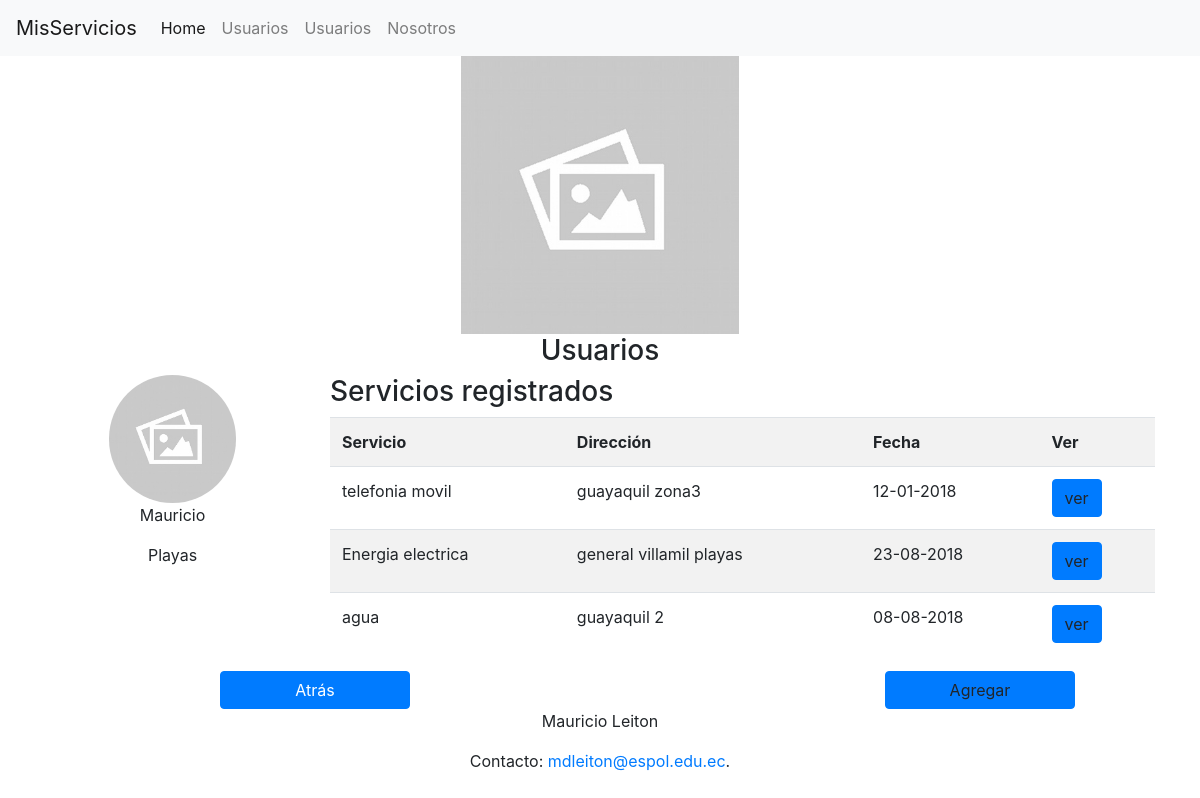
The page /usuariodetalles/1 on the database its author committed.
### MisServicios/models.py (models this page shows, shortened)
class Usuario(models.Model):
    nombre = models.CharField(max_length=35)
    ciudad = models.CharField(max_length=75)

class ServicioUsuario(models.Model):
    usuario = models.ForeignKey('Usuario',related_name="servicios", on_delete=models.CASCADE)
    servicio = models.ForeignKey('Servicio',related_name="usuarios", on_delete=models.CASCADE)
    fecha = models.DateField()
    totalFactura  = models.FloatField(null=True)
    direccion = models.CharField(max_length=100)

class Servicio(models.Model):
    id = models.AutoField(primary_key=True)
    nombre = models.CharField(max_length=15)
    descripcion = models.CharField(max_length=35)

### MisServicios/views.py (the view)
# urls.py: re_path('usuariodetalles/(?P<id>\d+)$', views.servicios_prestados),
def servicios_prestados(request, id):
    usuario = get_object_or_404(Usuario, pk=id)
    return render(request,'MisServicios/serviciosPrestados.html',{"id":id,"usuario":usuario})

### MisServicios/templates/MisServicios/serviciosPrestados.html (shortened to what this page needs)
{% extends "MisServicios/base.html" %}
{% load static %}
{% block content %}
  <div class="col-md-3 text-center">
    <img class="rounded-circle img-circle" src="{% static 'img/img.jpg' %}" width="50%" >
    <p class="text-center">{{ usuario.nombre }}</p>
    <p class="text-center">{{ usuario.ciudad }}</p>
  </div>
  <div class="col-md-9">
    <h3>Servicios registrados</h3>
    <table class="table table-striped">
      <tr>
        <th>Servicio</th>
        <th>Dirección</th>
        <th>Fecha</th>
        <th>Ver</th>
      </tr>
      {% for servicio in usuario.servicios.all %}
        <tr id="row{{ servicio.id }}">
          <td>{{ servicio.servicio.nombre }}</td>
          <td>{{ servicio.direccion }}</td>
          <td>{{ servicio.fecha|date:"d-m-Y" }}</td>
          <td><a class="btn btn-primary " onclick="ver(row{{ servicio.id }})">ver</a></td>
        </tr>
      {% endfor %}
    </table>
  </div>
  <a class="offset-md-2 col-md-2 btn btn-primary " href="/listaapi">Atrás</a>
  <a class="offset-md-5 col-md-2 btn btn-primary " onclick="agregar()">Agregar</a>
{% endblock %}

### rows shown on the page
Usuario: nombre "Mauricio", ciudad "Playas"
ServicioUsuario: servicio.nombre "telefonia movil", direccion "guayaquil zona3", fecha "12-01-2018"
ServicioUsuario: servicio.nombre "Energia electrica", direccion "general villamil playas", fecha "23-08-2018"
ServicioUsuario: servicio.nombre "agua", direccion "guayaquil 2", fecha "08-08-2018"
